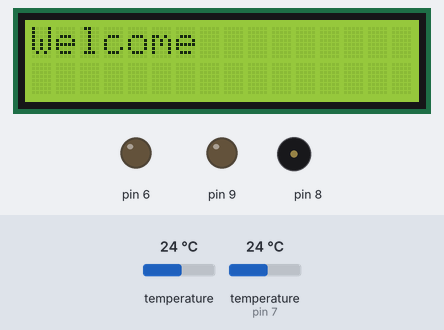
The sketch below on a simulated Arduino Uno, built with avr-gcc and run on an emulated ATmega328P. Parts: 16×2 character LCD, output pins drawn as LEDs (lit = HIGH), buzzer (waves = sounding). The test bench sets the inputs (shaded band); at power-on: temperature (sensor on pin 7) 24 °C, temperature 24 °C. The local clock reads 2024-03-15 10:24:30 at power-on unless the sketch sets it; what the sketch prints to the serial monitor is not drawn.

Above: at 2.7 s.
At 4.8 s:
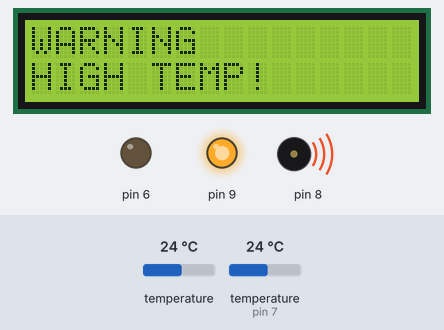
4.9 s: temperature (sensor on pin 7) set to 22 °C
7.6 s: temperature (sensor on pin 7) set to 20.6 °C
At 8.3 s:
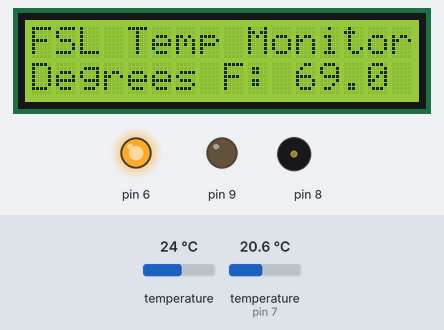
13.2 s: temperature (sensor on pin 7) set to 12 °C
At 14.0 s:
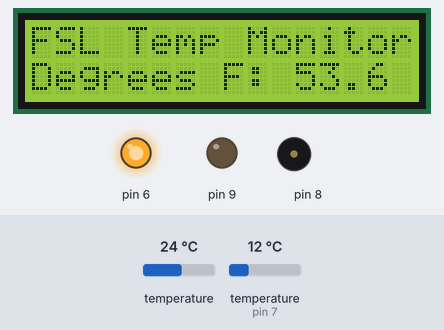
Timing chart, 0 to 16.2 s (numbered marks = the images above; inputs shaded):
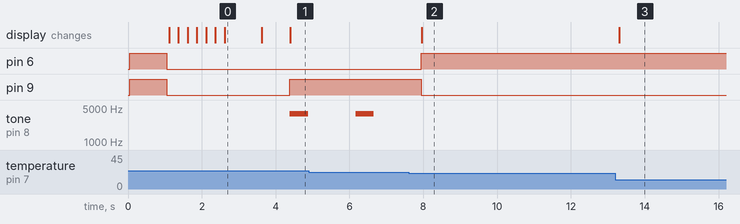

Measured:
- the behaviour switches between 21.2 and 21.1 °C on temperature (sensor on pin 7) (found by bisection; images 1 and 2)
- after the input at 7.6 s, pin 6: LOW → HIGH after 0.35 s; pin 9: HIGH → LOW after 0.35 s; tone on pin 8: stops changing and stays silent; the display: changes after 0.36 s (image 2)
- after the input at 13.2 s, the display: changes after 0.11 s (image 3)
- what the display in image 0 shows lasts 1.0 s, from 2.6 s to 3.6 s

The sketch:

LaserCoolerWaterTempSensor.ino
```cpp
#include <LiquidCrystal.h>
#include <OneWire.h>
#include <DallasTemperature.h>
#include <DS3231.h>


//setup display
LiquidCrystal lcd(12, 11, 5, 4, 3, 2);


float tempF = 0.0;
int oneWireBus = 7;
OneWire oneWire(oneWireBus);
DallasTemperature sensors(&oneWire);
//clock for time stamp
DS3231 Clock;
bool Century = false;
bool h12;
bool PM;
byte ADay, AHour, AMinute, ASecond, ABits;
bool ADy, A12h, Apm;
float second, minute, hour, date, month, year, val;


void setup() {

  Serial.begin(9600);
  //setup temp sensor
  sensors.begin();
  Serial.println("Sensor Begin");
  Serial.println("Setup Time: ");
  ReadDS3231();
  Serial.println("");
  Serial.println("FSL Temp Monitoring Starting....");
  //led setup
  pinMode(6, OUTPUT);
  pinMode(9, OUTPUT);
  digitalWrite(6, HIGH);
  digitalWrite(9, HIGH);
  delay(1000);
  digitalWrite(6, LOW);
  digitalWrite(9, LOW);
  //lcd
  lcd.begin(16, 2);
  lcd.setCursor(0, 0);
  lcd.print("W");
  delay(250);
  lcd.print("e");
  delay(250);
  lcd.print("l");
  delay(250);
  lcd.print("c");
  delay(250);
  lcd.print("o");
  delay(250);
  lcd.print("m");
  delay(250);
  lcd.print("e");
  delay(1000);
  lcd.setCursor(0, 0);
  lcd.print("FSL Temp Monitor");
}


void loop() {

  //read temp
  sensors.requestTemperatures();
  tempF = sensors.getTempCByIndex(0) * 1.8 + 32;
  if (tempF > 70) {
    digitalWrite(9, HIGH);
    digitalWrite(6, LOW);
    tone(8, 3800, 500);
    lcd.clear();
    lcd.print("WARNING");
    lcd.setCursor(0, 1);
    lcd.print("HIGH TEMP!");
  } else {
    lcd.clear();
    lcd.print("FSL Temp Monitor");
    lcd.setCursor(0, 1);
    lcd.write("Degrees F: ");
    lcd.print(tempF, 1);
    digitalWrite(9, LOW);
    digitalWrite(6, HIGH);
  }
  //Serial.print()
  ReadDS3231();
  Serial.print(" - Degrees F: ");
  Serial.println(tempF, 1);

  //lcd.print(" Degree");
  delay(1000);
}

void ReadDS3231() {
  int second, minute, hour, date, month, year, pm, clockTemp;

  second = Clock.getSecond();
  minute = Clock.getMinute();
  hour = Clock.getHour(h12, PM);
  date = Clock.getDate();
  month = Clock.getMonth(Century);
  year = Clock.getYear();
  clockTemp = Clock.getTemperature();

  Serial.print(month);
  Serial.print("/");
  Serial.print(date);
  Serial.print("/");
  Serial.print(year);
  Serial.print(" - ");
  Serial.print(hour);
  Serial.print(':');
  Serial.print(minute);
  Serial.print(':');
  Serial.print(second);
  Serial.print(" - Clock Temp: ");
  Serial.print(clockTemp * 1.8 + 32);
}
```
